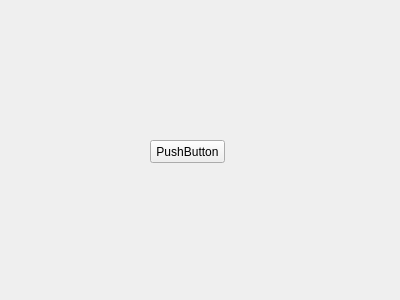
<?xml version="1.0" encoding="UTF-8"?>
<ui version="4.0">
 <class>Widget</class>
 <widget class="QWidget" name="Widget">
  <property name="geometry">
   <rect>
    <x>0</x>
    <y>0</y>
    <width>400</width>
    <height>300</height>
   </rect>
  </property>
  <property name="windowTitle">
   <string>Form</string>
  </property>
  <widget class="QPushButton" name="pushButton">
   <property name="geometry">
    <rect>
     <x>150</x>
     <y>140</y>
     <width>75</width>
     <height>23</height>
    </rect>
   </property>
   <property name="text">
    <string>PushButton</string>
   </property>
  </widget>
 </widget>
 <resources/>
 <connections/>
</ui>
